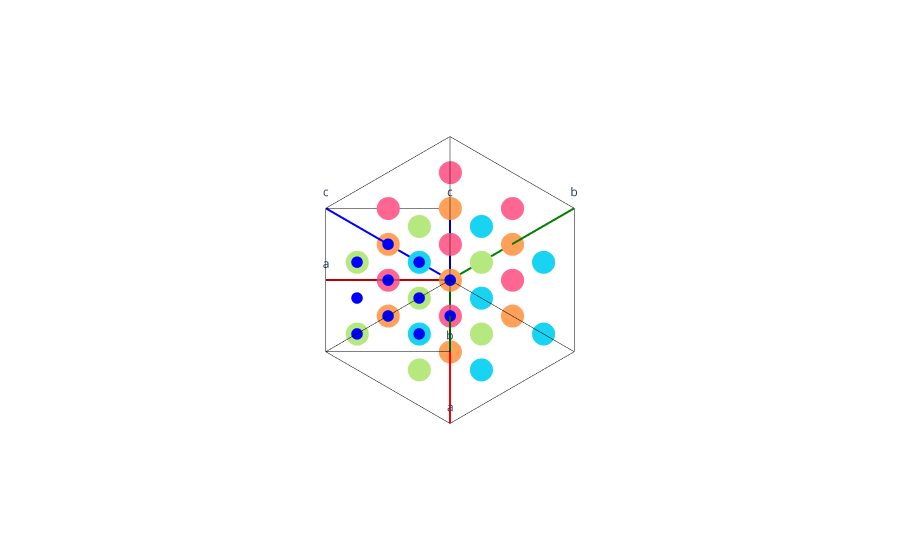

The notebook cell this image was saved under:
### Code cell
# atom-centered

fig = Figure()
super(Figure, fig).add_unitcell(struct_prim.lattice.reciprocal_lattice.matrix)
super(Figure, fig).add_unitcell(struct_reduced.lattice.reciprocal_lattice.matrix)

n = 2
grid = struct_prim.lattice.reciprocal_lattice.get_cartesian_coords(build_grid(n, shift=[.0, .0, .0]))
x,y,z = grid.T
trace = go.Scatter3d(x=x,y=y,z=z, mode='markers')
fig.add_trace(trace)

grid = struct_prim.lattice.reciprocal_lattice.get_cartesian_coords(build_grid(n, shift=[.5, .5, 0.]))
x,y,z = grid.T
trace = go.Scatter3d(x=x,y=y,z=z, mode='markers')
fig.add_trace(trace)

grid = struct_prim.lattice.reciprocal_lattice.get_cartesian_coords(build_grid(n, shift=[0., .5, .5]))
x,y,z = grid.T
trace = go.Scatter3d(x=x,y=y,z=z, mode='markers')
fig.add_trace(trace)

grid = struct_prim.lattice.reciprocal_lattice.get_cartesian_coords(build_grid(n, shift=[.5, 0., .5]))
x,y,z = grid.T
trace = go.Scatter3d(x=x,y=y,z=z, mode='markers')
fig.add_trace(trace)


grid = struct_reduced.lattice.reciprocal_lattice.get_cartesian_coords(build_grid(n, shift=[0., 0., 0.]))
x,y,z = grid.T
trace = go.Scatter3d(x=x,y=y,z=z, mode='markers', marker=dict(size=4,color='blue'))
fig.add_trace(trace)

grid = struct_reduced.lattice.reciprocal_lattice.get_cartesian_coords(build_grid(n, shift=[.5, .5, 0.]))
x,y,z = grid.T
trace = go.Scatter3d(x=x,y=y,z=z, mode='markers', marker=dict(size=4,color='blue'))
fig.add_trace(trace)

fig.update_scenes(camera_projection_type="orthographic")
fig.show()

### Figure 1 — Plotly figure (JSON) as saved in the notebook; plotly's stock layout.template omitted (floating-point values rounded to 4 significant figures)
{"data": [{"line": {"color": "red", "width": 4}, "mode": "lines+text", "text": [null, "a"], "type": "scatter3d", "x": [0, 1.571], "y": [0, 1.571], "z": [0, -1.571]}, {"line": {"color": "green", "width": 4}, "mode": "lines+text", "text": [null, "b"], "type": "scatter3d", "x": [0, -1.571], "y": [0, 1.571], "z": [0, 1.571]}, {"line": {"color": "blue", "width": 4}, "mode": "lines+text", "text": [null, "c"], "type": "scatter3d", "x": [0, 1.571], "y": [0, -1.571], "z": [0, 1.571]}, {"line": {"color": "black", "width": 1}, "mode": "lines", "type": "scatter3d", "x": [1.571, 0], "y": [1.571, 3.142], "z": [-1.571, 0]}, {"line": {"color": "black", "width": 1}, "mode": "lines", "type": "scatter3d", "x": [1.571, 3.142], "y": [1.571, 0], "z": [-1.571, 0]}, {"line": {"color": "black", "width": 1}, "mode": "lines", "type": "scatter3d", "x": [-1.571, 0], "y": [1.571, 3.142], "z": [1.571, 0]}, {"line": {"color": "black", "width": 1}, "mode": "lines", "type": "scatter3d", "x": [-1.571, 0], "y": [1.571, 0], "z": [1.571, 3.142]}, {"line": {"color": "black", "width": 1}, "mode": "lines", "type": "scatter3d", "x": [1.571, 3.142], "y": [-1.571, 0], "z": [1.571, 0]}, {"line": {"color": "black", "width": 1}, "mode": "lines", "type": "scatter3d", "x": [1.571, 0], "y": [-1.571, 0], "z": [1.571, 3.142]}, {"line": {"color": "black", "width": 1}, "mode": "lines", "type": "scatter3d", "x": [0, 1.571], "y": [3.142, 1.571], "z": [0, 1.571]}, {"line": {"color": "black", "width": 1}, "mode": "lines", "type": "scatter3d", "x": [0, 1.571], "y": [0, 1.571], "z": [3.142, 1.571]}, {"line": {"color": "black", "width": 1}, "mode": "lines", "type": "scatter3d", "x": [3.142, 1.571], "y": [0, 1.571], "z": [0, 1.571]}, {"line": {"color": "red", "width": 4}, "mode": "lines+text", "text": [null, "a"], "type": "scatter3d", "x": [0, 1.571], "y": [0, -1.571], "z": [0, 0]}, {"line": {"color": "green", "width": 4}, "mode": "lines+text", "text": [null, "b"], "type": "scatter3d", "x": [0, 1.571], "y": [0, 1.571], "z": [0, 0]}, {"line": {"color": "blue", "width": 4}, "mode": "lines+text", "text": [null, "c"], "type": "scatter3d", "x": [0, 0], "y": [0, 0], "z": [0, 1.571]}, {"line": {"color": "black", "width": 1}, "mode": "lines", "type": "scatter3d", "x": [1.571, 3.142], "y": [-1.571, 0], "z": [0, 0]}, {"line": {"color": "black", "width": 1}, "mode": "lines", "type": "scatter3d", "x": [1.571, 1.571], "y": [-1.571, -1.571], "z": [0, 1.571]}, {"line": {"color": "black", "width": 1}, "mode": "lines", "type": "scatter3d", "x": [1.571, 3.142], "y": [1.571, 0], "z": [0, 0]}, {"line": {"color": "black", "width": 1}, "mode": "lines", "type": "scatter3d", "x": [1.571, 1.571], "y": [1.571, 1.571], "z": [0, 1.571]}, {"line": {"color": "black", "width": 1}, "mode": "lines", "type": "scatter3d", "x": [0, 1.571], "y": [0, -1.571], "z": [1.571, 1.571]}, {"line": {"color": "black", "width": 1}, "mode": "lines", "type": "scatter3d", "x": [0, 1.571], "y": [0, 1.571], "z": [1.571, 1.571]}, {"line": {"color": "black", "width": 1}, "mode": "lines", "type": "scatter3d", "x": [3.142, 3.142], "y": [0, 0], "z": [0, 1.571]}, {"line": {"color": "black", "width": 1}, "mode": "lines", "type": "scatter3d", "x": [1.571, 3.142], "y": [1.571, 0], "z": [1.571, 1.571]}, {"line": {"color": "black", "width": 1}, "mode": "lines", "type": "scatter3d", "x": [1.571, 3.142], "y": [-1.571, 0], "z": [1.571, 1.571]}, {"mode": "markers", "type": "scatter3d", "x": [0, 0.7854, -0.7854, 0, 0.7854, 1.571, 0, 0.7854], "y": [0, -0.7854, 0.7854, 0, 0.7854, 0, 1.571, 0.7854], "z": [0, 0.7854, 0.7854, 1.571, -0.7854, 0, 0, 0.7854]}, {"mode": "markers", "type": "scatter3d", "x": [0, 0.7854, -0.7854, 0, 0.7854, 1.571, 0, 0.7854], "y": [0.7854, 0, 1.571, 0.7854, 1.571, 0.7854, 2.356, 1.571], "z": [0, 0.7854, 0.7854, 1.571, -0.7854, 0, 0, 0.7854]}, {"mode": "markers", "type": "scatter3d", "x": [0, 0.7854, -0.7854, 0, 0.7854, 1.571, 0, 0.7854], "y": [0, -0.7854, 0.7854, 0, 0.7854, 0, 1.571, 0.7854], "z": [0.7854, 1.571, 1.571, 2.356, 0, 0.7854, 0.7854, 1.571]}, {"mode": "markers", "type": "scatter3d", "x": [0.7854, 1.571, 0, 0.7854, 1.571, 2.356, 0.7854, 1.571], "y": [0, -0.7854, 0.7854, 0, 0.7854, 0, 1.571, 0.7854], "z": [0, 0.7854, 0.7854, 1.571, -0.7854, 0, 0, 0.7854]}, {"marker": {"color": "blue", "size": 4}, "mode": "markers", "type": "scatter3d", "x": [0, 0, 0.7854, 0.7854, 0.7854, 0.7854, 1.571, 1.571], "y": [0, 0, 0.7854, 0.7854, -0.7854, -0.7854, 0, 0], "z": [0, 0.7854, 0, 0.7854, 0, 0.7854, 0, 0.7854]}, {"marker": {"color": "blue", "size": 4}, "mode": "markers", "type": "scatter3d", "x": [0.7854, 0.7854, 1.571, 1.571, 1.571, 1.571, 2.356, 2.356], "y": [0, 0, 0.7854, 0.7854, -0.7854, -0.7854, 0, 0], "z": [0, 0.7854, 0, 0.7854, 0, 0.7854, 0, 0.7854]}], "layout": {"dragmode": "orbit", "margin": {"b": 0, "l": 0, "r": 0, "t": 0}, "scene": {"aspectmode": "data", "camera": {"projection": {"type": "orthographic"}}, "xaxis": {"showbackground": false, "showgrid": false, "showline": false, "showspikes": false, "showticklabels": false, "ticks": "", "title": {"text": ""}, "zeroline": false}, "yaxis": {"showbackground": false, "showgrid": false, "showline": false, "showspikes": false, "showticklabels": false, "ticks": "", "title": {"text": ""}, "zeroline": false}, "zaxis": {"showbackground": false, "showgrid": false, "showline": false, "showspikes": false, "showticklabels": false, "ticks": "", "title": {"text": ""}, "zeroline": false}}, "showlegend": false}}
